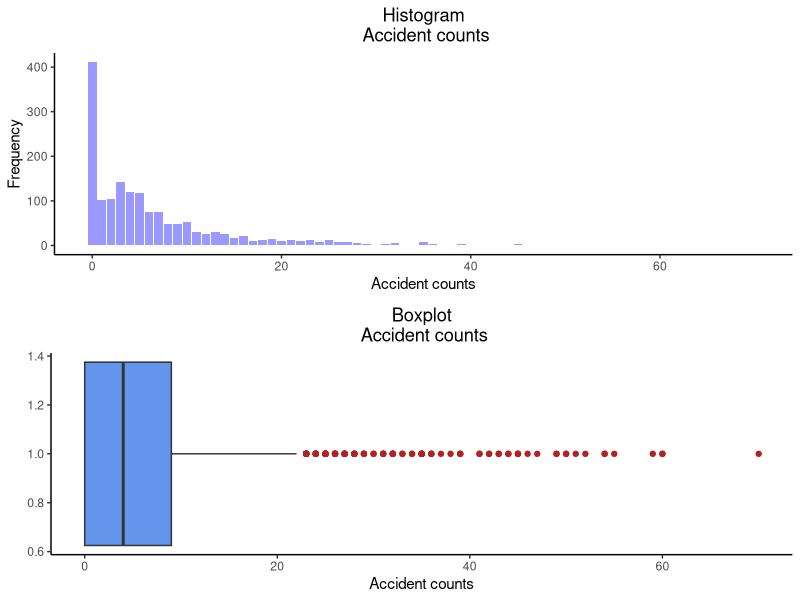

Reproduce this figure in R.
## ---- chunk 1
knitr::opts_chunk$set(echo = FALSE, message = FALSE, warning = FALSE, fig.width = 6, fig.height = 5, fig.pos="H", fig.pos = 'H')
# Note: Include = FALSE implies the code is executed, but not printed in your pdf.
# warning and message = FALSE implies ugly messages and warnings are removed from your pdf. These should be picked up when you execute the command chunks (code sections below) in your rmd, not printed in your paper!

library(knitr)
library(ggplot2)
library(kableExtra)
library(tidyverse)
library(cowplot)
# 
# devtools::install_version("rmarkdown", version = "1.8", repos = "http://cran.us.r-project.org")


dat <- read.csv("data/accidents.csv") %>% 
  setNames(c("Index","Counts")) %>% 
  as_data_frame() %>% 
  mutate(Counts = as.numeric(Counts))

#define usefule variables
x <- dat$Counts
n <- nrow(dat)

## ---- chunk 2

#first column is just an index, second is a  1632 observations

#first visualise the data


  distribution_plot <- ggplot(dat, aes(Counts)) +
  stat_count( fill="blue",
                 alpha = .4,
                 position="dodge")+
  labs(x="Accident counts", y="Frequency" , title="Histogram\n Accident counts") +
  theme_classic() +
  theme(plot.title = element_text(hjust=0.5))

firstbox <- ggplot(dat)+
  geom_boxplot(aes(y= dat$Counts,x=1),
               fill = "cornflowerblue", 
               outlier.color ="firebrick")+
  theme_classic() +
  theme(plot.title = element_text(hjust=0.5))+
  labs(title="Boxplot\n Accident counts") +
  labs(y="Accident counts",x ="")+
  coord_flip()

plot_grid(distribution_plot,firstbox,ncol = 1)

percentage_zero <- ((sum(dat$Counts==0)/nrow(dat))*100) %>% round(digits = 2)

## ---- chunk 3
#five number summary of the data
five_sum <- summary(dat)

#percentage outliers - 3rd quartile is 9
perc_outlier <- round(length(dat$Counts[dat$Counts > 1.5*9])/length(dat$Counts),4)*100
## ---- chunk 4

#we can use mle to fit this
mle_lambda <- sum(x)/n

loglik_poisson <- -n*mle_lambda + sum(x)*log(mle_lambda)  -sum(log(factorial(x)))

aic_poisson <- -2*loglik_poisson + 2*(1)

data_frame(`Lambda Estimate`= mle_lambda , AIC = aic_poisson) %>% knitr::kable()


## ---- chunk 5

#https://en.wikipedia.org/wiki/Negative_binomial_distribution#Gamma%E2%80%93Poisson_mixture
#use optim to optimise for r and m
#r is a shape parameter so it doesnt really affect the loglikelihood much
# we want mean = variance i think... therefore you can solve for r = m^2 /(sample variance  - m)
#This is done by looking at birgit's notes and seeing that variance = m + m^2/r

calc_negbinom_loglik <- function(par){
  m <- par[1]
  r <- m^2 /(var(x)-m)
  
  loglik <- -n*log(gamma(r)) + sum(log(gamma(r+x))) - sum(log(factorial(x))) + sum(x) * log(m/(m+r)) + n*r*log(r/(r+m))
  
  return(loglik)
  
}


#If we maximise loglikelihood, we will be minimising AIC

mle_negbinom <-
  optim(
  par = 1,
  fn = calc_negbinom_loglik ,
  control = list(fnscale = -1),
  lower = 3,
  upper = 30 ,
  method = "L-BFGS-B"
  )

m_estimate <- mle_negbinom$par[1]
r_estimate <- m_estimate^2 /(var(x)-m_estimate)

aic_negbinom <- -2*-mle_negbinom$value + 2*(1)


data_frame(`M Mean Estimate`= m_estimate , `r Shape Estimate` = r_estimate, AIC = aic_negbinom) %>% knitr::kable()


## ---- chunk 6


calc_poissmix_loglik <- function(par){
  lambda_1 <- par[1]
  lambda_2 <- par[2]
  p <- par[3]
  
  loglik <- sum(log(p * dpois(x = x, lambda = lambda_1) + (1-p)*dpois(x = x, lambda = lambda_2)))
  
  return(loglik)
  
}


#If we maximise loglikelihood, we will be minimising AIC

mle_poismix <-
  optim(
  par = c(25,10,0.5), 
  fn = calc_poissmix_loglik ,
  control = list(fnscale = -1), #maximise 
  lower = c(0.1,0.1,0),
  upper = c(100,100,1) ,
  method = "L-BFGS-B"
  )

lambda_1_estimate <- mle_poismix$par[1]
lambda_2_estimate <- mle_poismix$par[2]
p_estimate <- mle_poismix$par[3]

aic_poismix <- -2*-mle_poismix$value + 2*(3)


data_frame(`Lamda 1 estimate`= lambda_1_estimate , `Lambda 2 estimate` = lambda_2_estimate, `Mixing Parameter p` = p_estimate, AIC = aic_poismix) %>% knitr::kable()
